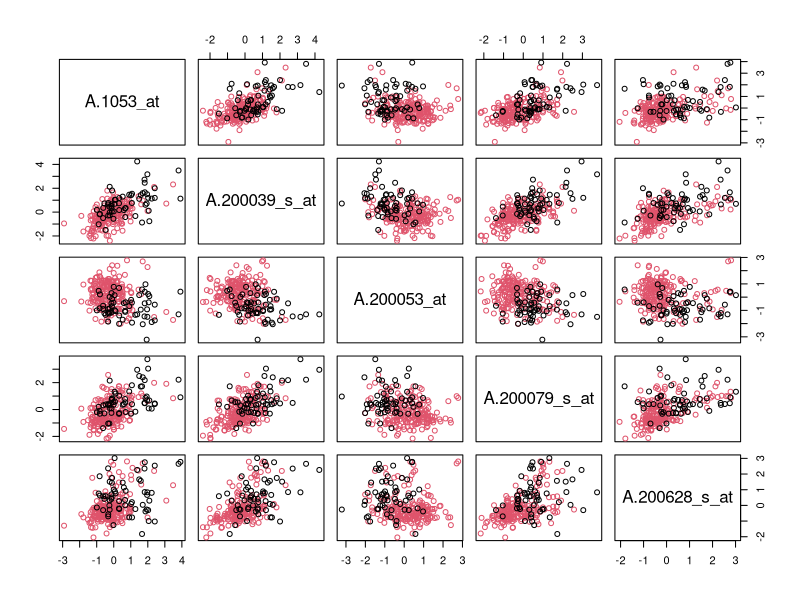

This figure's R source:
library(doBy)


### Name: data-breastcancer
### Title: Gene expression signatures for p53 mutation status in 250 breast
###   cancer samples
### Aliases: data-breastcancer breastcancer
### Keywords: datasets

### ** Examples


data(breastcancer)
bc <- breastcancer
pairs(bc[,1:5], col=bc$code)

train <- sample(1:nrow(bc), 50)
table(bc$code[train])
library(MASS)
z <- lda(code ~ ., data=bc, prior = c(1,1)/2, subset = train)
pc <- predict(z, bc[-train, ])$class
pc
bc[-train, "code"]
table(pc, bc[-train, "code"])
